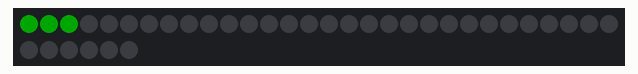
The sketch below on a simulated Arduino Uno, built with avr-gcc and run on an emulated ATmega328P. On the bench: 36 RGB LEDs in strip order, left to right, continuing on the next row. Dim RGB values are drawn brighter than linear.

Above: at 9.1 s.
At 27.1 s:
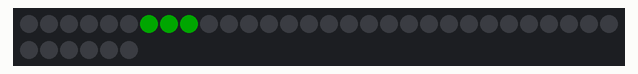
At 36.1 s:
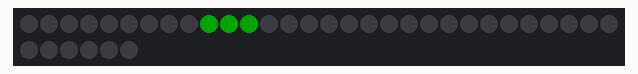
At 63.1 s:
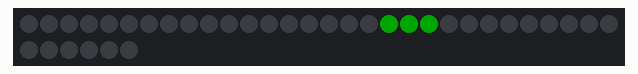
At 90.1 s:
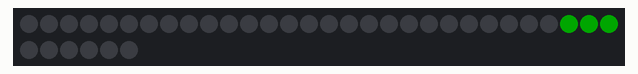
At 126.1 s:
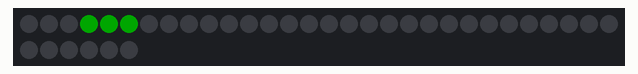

Measured:
- what the display in image 0 shows lasts 9.0 s, from 9.0 s to 18.0 s

The sketch:

pumpkin.ino
```cpp
#include <Adafruit_NeoPixel.h>

#define LED_PIN  18
#define NUM_LEDS 36

Adafruit_NeoPixel strip(NUM_LEDS, LED_PIN, NEO_GRB + NEO_KHZ800);

struct Group {
  uint16_t start;
  uint16_t count;
};

Group groups[12] = {
  {0, 3},  {3, 3},  {6, 3},  {9, 3},
  {12, 3}, {15, 3}, {18, 3}, {21, 3},
  {24, 3}, {27, 3}, {30, 3}, {33, 3}
};

void setGroup(Group g, uint32_t color) {
  strip.fill(color, g.start, g.count);
}

void setup() {
  strip.begin();
  strip.setBrightness(40);
}

uint8_t stem = 0;

void loop() {

delay(9000);

uint32_t orange = strip.Color(255, 80, 0);
uint32_t green  = strip.Color(0, 255, 0);
uint32_t off = strip.Color(0, 0, 0);

for (uint8_t i = 0; i < 12; i++)
{
  if (i == stem) setGroup(groups[i], green);
  else setGroup(groups[i], off);
}
  strip.show();

stem++;
if (stem > 11) stem = 0;
}
```
